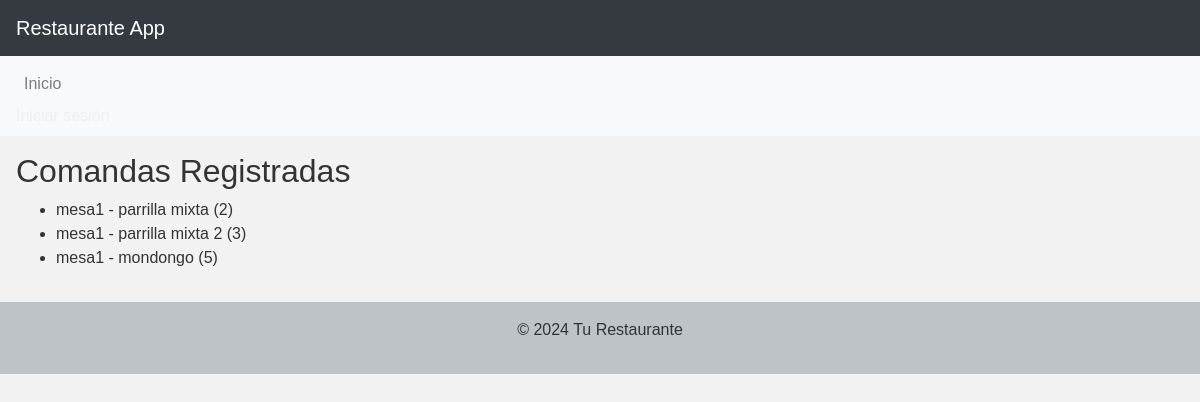
Before: /ver_comandas/ with the older database file.
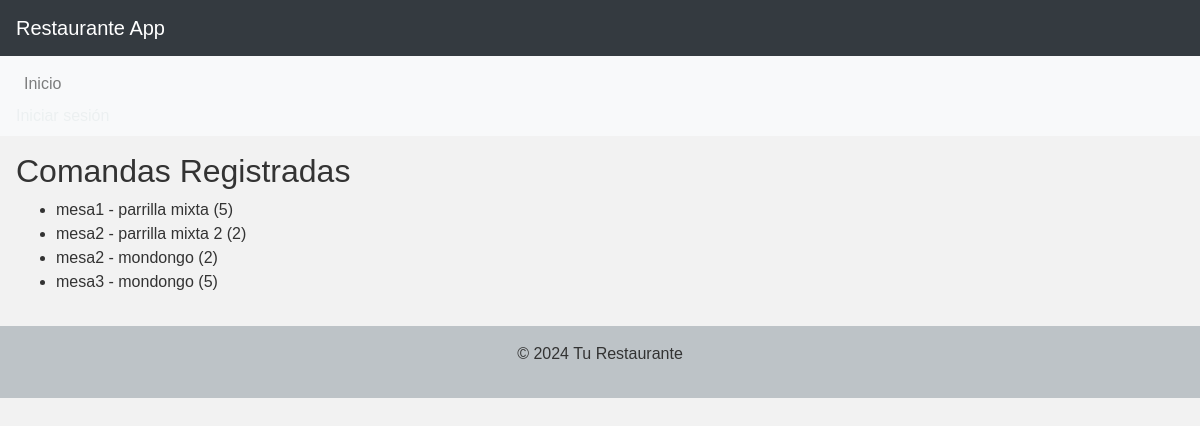
After: the same page with the newer database file.
### restaurante_app/models.py (models this page shows, shortened)
class Comanda(models.Model):
    mesa = models.ForeignKey(Mesa, on_delete=models.CASCADE)
    producto = models.ForeignKey(Producto, on_delete=models.CASCADE)
    cantidad = models.PositiveIntegerField(default=1)

class Mesa(models.Model):
    nombre = models.CharField(max_length=100)
    abierta = models.BooleanField(default=False)
    cliente_nombre = models.CharField(max_length=100, blank=True, null=True)
    cliente_identificacion = models.CharField(max_length=20, blank=True, null=True)
    total_diario = models.DecimalField(max_digits=10, decimal_places=2, default=0)

class Producto(models.Model):
    nombre = models.CharField(max_length=100)
    descripcion = models.TextField()
    precio = models.DecimalField(max_digits=10, decimal_places=2)

### restaurante_app/views.py (the view)
# urls.py: path('ver_comandas/', ver_comandas, name='ver_comandas'),
def ver_comandas(request):
    comandas = Comanda.objects.all()
    return render(request, 'restaurante_app/ver_comandas.html', {'comandas': comandas})

### restaurante_app/templates/restaurante_app/ver_comandas.html (shortened to what this page needs)
{% extends 'base.html' %}
{% block content %}
  <h2>Comandas Registradas</h2>
  <ul>
    {% for comanda in comandas %}
      <li>{{ comanda.mesa.nombre }} - {{ comanda.producto.nombre }} ({{ comanda.cantidad }})</li>
    {% endfor %}
  </ul>
{% endblock %}

Changed rows visible on the page:
removed Comanda: mesa.nombre "mesa1", producto.nombre "parrilla mixta", cantidad "2"
removed Comanda: mesa.nombre "mesa1", producto.nombre "parrilla mixta 2", cantidad "3"
removed Comanda: mesa.nombre "mesa1", producto.nombre "mondongo", cantidad "5"
added Comanda: mesa.nombre "mesa1", producto.nombre "parrilla mixta", cantidad "5"
added Comanda: mesa.nombre "mesa2", producto.nombre "parrilla mixta 2", cantidad "2"
added Comanda: mesa.nombre "mesa2", producto.nombre "mondongo", cantidad "2"
added Comanda: mesa.nombre "mesa3", producto.nombre "mondongo", cantidad "5"
